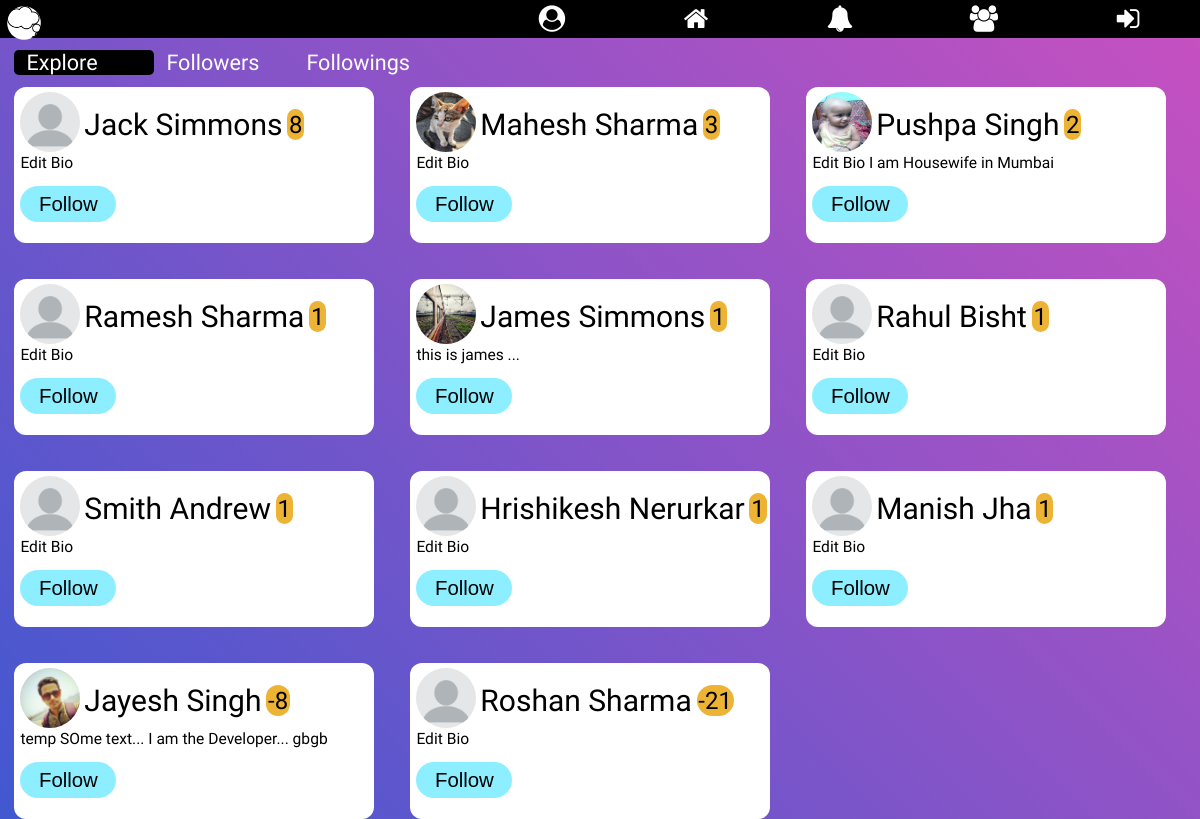
/explore/, run on an earlier commit of the app's database.
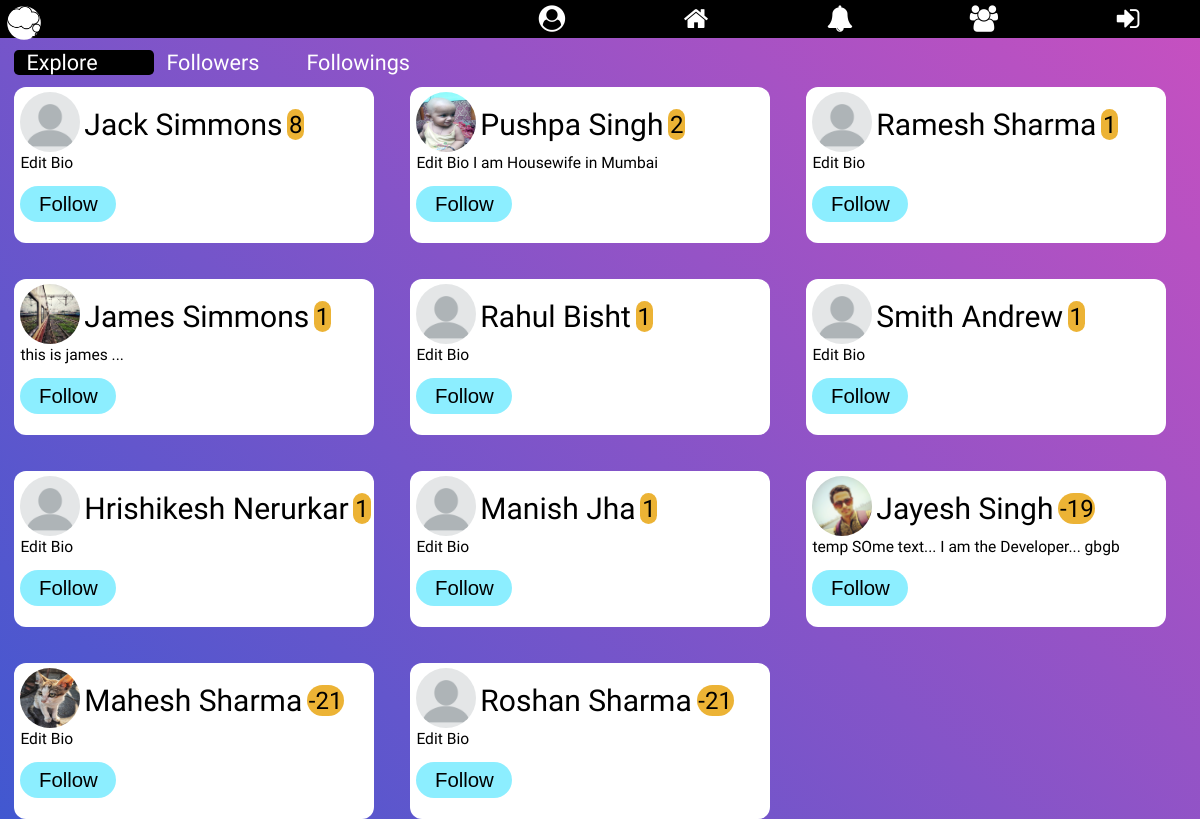
And on a later commit of the database.
### signup/models.py (models this page shows, shortened)
class Profile(models.Model):
    user = models.OneToOneField(User, on_delete=models.CASCADE)
    gender = models.CharField(max_length=10, blank=True)
    city = models.CharField(max_length=30, blank=True)
    date_of_birth = models.DateField(null=True, blank=True)
    level = models.IntegerField(default=1)
    bio = models.TextField(max_length=410, default='Edit Bio')
    profile_pic = models.ImageField(
        blank=True,
        help_text="Select Your Profile Image",
    )
    date_of_joining = models.DateTimeField(editable=False,
                                           default=timezone.now)
    follows = models.ManyToManyField('Profile')

### explore/views.py (the view)
# urls.py: path('', views.explore, name='explore'),
def explore(request):
    if request.user.is_authenticated:
        all_user = Profile.objects.all().exclude(user=request.user).order_by('-level')
        logged_in_user_profile = Profile.objects.get(user=request.user)
        context = {
            'all_user': all_user,
            'logged_in_user_profile': logged_in_user_profile,
        }
        return render(request, 'explore.html', context)
    else:
        all_user = Profile.objects.all().order_by('-level')
        return render(request, 'explore.html', {"all_user": all_user})

### Notification/context_processor.py (called while the page is built)
def pass_value(request):
    if request.user.is_authenticated:
        user_prfile = Profile.objects.get(user=request.user)
        my_notif = Notifications.objects.filter(receiver=user_prfile)
        unseen_notif_count = my_notif.filter(view=False).count()
        count = my_notif.count()
        if count >= 13:
            my_notif = my_notif[count-13:]
        context = {
            "my_notif": my_notif,
            "unseen_notif_count": unseen_notif_count
        }
        return context
    else:
        context = {}
        return context

### explore/templates/explore.html (shortened to what this page needs)
{% extends 'base.html' %}
{% block content %}
{% load static %}
<link rel="stylesheet" href="{% static 'explore/explore_style.css' %}">
  <div class="filter-menu">
    <a href="{% url 'explore' %}" id='explore' style="background-color: #000">Explore</a>
    <a href="{% url 'followers' %}" id='followers'>Followers</a>
    <a href="{% url 'followings' %}" id='followings'>Followings</a>
  </div>
  <div class="container">
    {% for user_profile in all_user %}
      <div class="user-profile">
        <a href="{% url 'profile' user_profile.id %}">
          {% if user_profile.profile_pic %}
            <img src="{{ user_profile.profile_pic.url }}" alt="Image">
          {% else %}
            <img src="{% static 'home/images/default-profile.png' %}" alt="Image">
          {% endif %}
          <span class="name">{{ user_profile.user.first_name }} {{ user_profile.user.last_name }}</span><span class="level">{{ user_profile.level }}</span>
        </a>
        <p class="bio">{{ user_profile.bio }}</p>
        {% include 'follow_section.html' %}
      </div>
    {% endfor %}
  </div>
{% endblock %}

### templates/follow_section.html (shortened to what this page needs)
<form id="follow-form{{ user_profile.id }}" class="follow-form">
  {% if user.is_authenticated %}
    <button type="button" id="follow{{ user_profile.id }}" class="follow-btn" name="button">Follow</button><br>
    {{ usr.id }}
    <script type="text/javascript">
      {% for user in logged_in_user_profile.follows.all %}
        {% if user != user_profile %}
        {% else %}
          $('#follow{{ user_profile.id }}').css({'background': 'rgb(64, 200, 0)'})
          $('#follow{{ user_profile.id }}').text('Following')
        {% endif %}
      {% endfor %}
      $(document).ready(function(event){
        console.log(" Now Id is : ", {{ usr.id }})
        $(document).on('click', '#follow{{ user_profile.id }}', function(event){
          console.log(" Now Id is : ", {{ usr.id }})
          event.preventDefault();
          event.stopImmediatePropagation();
          {% if user_profile.user.id %}
            id = '{{ user_profile.user.id }}';
          {% elif usr %}
            id = {{ usr.id }}
            console.log(" Now Id is : ", id)
          {% endif %}
          $.ajax({
            type: 'POST',
            url: '/profile/follow/',
            data: {
              'id': id,
              'csrfmiddlewaretoken': '{{ csrf_token }}'
            },
            success:function(response){
              $('#follow-form{{ user_profile.id }}').html(response['follow_button'])
            },
            error: function(er, e){
              console.log(er.responseText);
            }
          });
        });
      });
    </script>
    {% else %}
    <button type="button" onclick="location.href='{% url 'login' %}';" id="follow{{ user_profile.id }}" class="follow-btn" name="button">Follow</button><br>
    {% endif %}
</form>

What changed in the data, as far as the page shows it:
changed Profile "temp SOme text... I am the Developer... gbgb": level "-8" → "-19"
changed Profile "Mahesh": level "3" → "-21"; moves down the list
